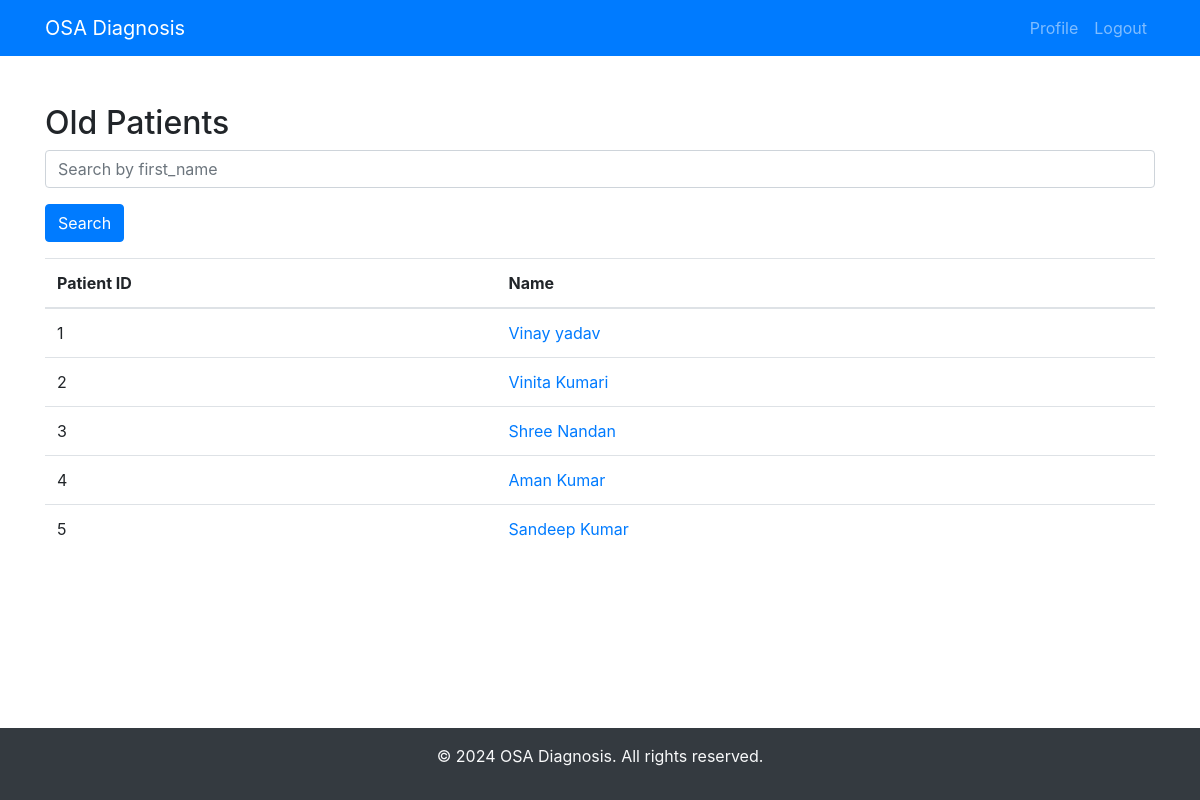
Screenshot of /old_patient (signed in) with the database file from the repository.
### dashboard/models.py (models this page shows, shortened)
class Patient(models.Model):
    user = models.ForeignKey(User, on_delete=models.CASCADE)
    first_name = models.CharField(max_length=100)
    last_name = models.CharField(max_length=100, default="Unknown")
    age = models.IntegerField()
    sex = models.CharField(max_length=10, choices=[('male', 'Male'), ('female', 'Female')])
    weight = models.FloatField()
    height = models.FloatField()

### dashboard/views.py (the view)
# urls.py: path('old_patient', views.old_patient, name='old_patient'),
def old_patient(request):
    search_query = request.GET.get('search_query')
    if search_query:
        patients = Patient.objects.filter(
            user=request.user,
            first_name__icontains=search_query
        )
    else:
        patients = Patient.objects.filter(user=request.user)
    return render(request, 'dashboard/old_patient.html', {'patients': patients})

### templates/dashboard/old_patient.html (shortened to what this page needs)
<!DOCTYPE html>
<html lang="en">
<head>
    <link href="https://stackpath.bootstrapcdn.com/bootstrap/4.3.1/css/bootstrap.min.css" rel="stylesheet">
</head>
<body>
    <nav class="navbar navbar-expand-lg navbar-dark bg-primary">
        <div class="container">
            <a class="navbar-brand" href="#">OSA Diagnosis</a>
            <div class="collapse navbar-collapse justify-content-between" id="navbarNav">
                <ul class="navbar-nav ml-auto">
                    <li class="nav-item">
                        <a class="nav-link" href="/dashboard">Profile</a>
                    </li>
                    <li class="nav-item">
                        <a class="nav-link" href="/logout">Logout</a>
                    </li>
                </ul>
            </div>
        </div>
    </nav>
<div class="container mt-5">
    <div class="row">
        <div class="col-md-12">
            <h2>Old Patients</h2>
            <form method="GET" action="{% url 'old_patient' %}">
                <div class="form-group">
                    <input type="text" class="form-control" name="search_query" placeholder="Search by first_name">
                </div>
                <button type="submit" class="btn btn-primary">Search</button>
            </form>
            <table class="table mt-3">
                <thead>
                    <tr>
                        <th scope="col">Patient ID</th>
                        <th scope="col">Name</th>
                    </tr>
                </thead>
                <tbody>
                    {% for patient in patients %}
                    <tr>
                        <td>{{ patient.id }}</td>
                        <td><a href="{% url 'old_patient_profile' patient.id %}">{{ patient.first_name }} {{ patient.last_name }}</a></td>
                    </tr>
                    {% empty %}
                    <tr>
                        <td colspan="2">No old patients found.</td>
                    </tr>
                    {% endfor %}
                </tbody>
            </table>
        </div>
    </div>
</div>
    <footer class="bg-dark text-light text-center py-3 fixed-bottom">
        <div class="container">
            <p>&copy; 2024 OSA Diagnosis. All rights reserved.</p>
        </div>
    </footer>
</body>
</html>

### rows the page displays
Patient: id "1", first_name "Vinay", last_name "yadav"
Patient: id "2", first_name "Vinita", last_name "Kumari"
Patient: id "3", first_name "Shree", last_name "Nandan"
Patient: id "4", first_name "Aman", last_name "Kumar"
Patient: id "5", first_name "Sandeep", last_name "Kumar"
